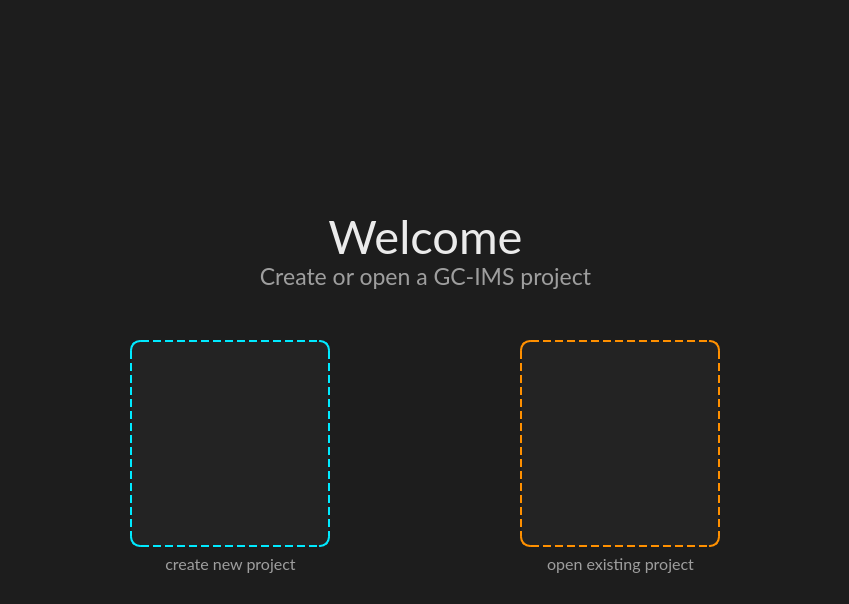
<?xml version="1.0" encoding="UTF-8"?>
<ui version="4.0">
 <class>StartUpWindow</class>
 <widget class="QWidget" name="StartUpWindow">
  <property name="geometry">
   <rect>
    <x>0</x>
    <y>0</y>
    <width>849</width>
    <height>604</height>
   </rect>
  </property>
  <property name="minimumSize">
   <size>
    <width>849</width>
    <height>604</height>
   </size>
  </property>
  <property name="maximumSize">
   <size>
    <width>849</width>
    <height>604</height>
   </size>
  </property>
  <property name="font">
   <font>
    <kerning>true</kerning>
   </font>
  </property>
  <property name="contextMenuPolicy">
   <enum>Qt::ContextMenuPolicy::NoContextMenu</enum>
  </property>
  <property name="windowTitle">
   <string>GC-IMS Suite</string>
  </property>
  <property name="windowIcon">
   <iconset>
    <normaloff>ui/_pics/logo_small.png</normaloff>ui/_pics/logo_small.png</iconset>
  </property>
  <property name="autoFillBackground">
   <bool>false</bool>
  </property>
  <property name="styleSheet">
   <string notr="true">background-color: rgb(29, 29, 29)</string>
  </property>
  <property name="locale">
   <locale language="English" country="Germany"/>
  </property>
  <widget class="QLabel" name="label_header">
   <property name="geometry">
    <rect>
     <x>0</x>
     <y>210</y>
     <width>851</width>
     <height>51</height>
    </rect>
   </property>
   <property name="font">
    <font>
     <family>Lato</family>
     <pointsize>35</pointsize>
     <kerning>true</kerning>
    </font>
   </property>
   <property name="styleSheet">
    <string notr="true">color: #ebebeb;</string>
   </property>
   <property name="text">
    <string>Welcome</string>
   </property>
   <property name="alignment">
    <set>Qt::AlignmentFlag::AlignCenter</set>
   </property>
  </widget>
  <widget class="QLabel" name="label_subheader">
   <property name="geometry">
    <rect>
     <x>0</x>
     <y>260</y>
     <width>851</width>
     <height>31</height>
    </rect>
   </property>
   <property name="font">
    <font>
     <family>Lato</family>
     <pointsize>17</pointsize>
     <kerning>true</kerning>
     <fontweight>Light</fontweight>
    </font>
   </property>
   <property name="styleSheet">
    <string notr="true">color: #9e9e9e;</string>
   </property>
   <property name="text">
    <string>Create or open a GC-IMS project</string>
   </property>
   <property name="alignment">
    <set>Qt::AlignmentFlag::AlignCenter</set>
   </property>
  </widget>
  <widget class="QLabel" name="label_logo_big">
   <property name="geometry">
    <rect>
     <x>0</x>
     <y>50</y>
     <width>851</width>
     <height>131</height>
    </rect>
   </property>
   <property name="text">
    <string/>
   </property>
   <property name="pixmap">
    <pixmap>ui/_pics/logo_big.png</pixmap>
   </property>
   <property name="alignment">
    <set>Qt::AlignmentFlag::AlignCenter</set>
   </property>
  </widget>
  <widget class="QPushButton" name="button_create">
   <property name="geometry">
    <rect>
     <x>130</x>
     <y>340</y>
     <width>200</width>
     <height>207</height>
    </rect>
   </property>
   <property name="font">
    <font>
     <family>Lato</family>
     <pointsize>120</pointsize>
     <kerning>true</kerning>
    </font>
   </property>
   <property name="cursor">
    <cursorShape>PointingHandCursor</cursorShape>
   </property>
   <property name="layoutDirection">
    <enum>Qt::LayoutDirection::LeftToRight</enum>
   </property>
   <property name="styleSheet">
    <string notr="true">QPushButton {
    border: 1.5px dashed #00eaff;
    background-color: #232323; 
    color: #00eaff;
    border-radius: 10px;
}
</string>
   </property>
   <property name="text">
    <string/>
   </property>
   <property name="icon">
    <iconset>
     <normaloff>ui/_pics/icons/add_blue.png</normaloff>ui/_pics/icons/add_blue.png</iconset>
   </property>
   <property name="iconSize">
    <size>
     <width>100</width>
     <height>100</height>
    </size>
   </property>
  </widget>
  <widget class="QPushButton" name="button_open">
   <property name="geometry">
    <rect>
     <x>520</x>
     <y>340</y>
     <width>200</width>
     <height>207</height>
    </rect>
   </property>
   <property name="font">
    <font>
     <family>Lato</family>
     <pointsize>120</pointsize>
     <kerning>true</kerning>
    </font>
   </property>
   <property name="cursor">
    <cursorShape>PointingHandCursor</cursorShape>
   </property>
   <property name="layoutDirection">
    <enum>Qt::LayoutDirection::LeftToRight</enum>
   </property>
   <property name="styleSheet">
    <string notr="true">QPushButton {
    border: 1.5px dashed #ff9000;
    background-color: #232323; 
    color: #ff9000;
    border-radius: 10px;
}
</string>
   </property>
   <property name="text">
    <string/>
   </property>
   <property name="icon">
    <iconset>
     <normaloff>ui/_pics/icons/folder-orange.png</normaloff>ui/_pics/icons/folder-orange.png</iconset>
   </property>
   <property name="iconSize">
    <size>
     <width>100</width>
     <height>100</height>
    </size>
   </property>
  </widget>
  <widget class="QLabel" name="label_create">
   <property name="geometry">
    <rect>
     <x>130</x>
     <y>550</y>
     <width>201</width>
     <height>28</height>
    </rect>
   </property>
   <property name="font">
    <font>
     <family>Lato</family>
     <pointsize>12</pointsize>
     <kerning>true</kerning>
     <fontweight>Light</fontweight>
    </font>
   </property>
   <property name="styleSheet">
    <string notr="true">color: #9e9e9e;</string>
   </property>
   <property name="text">
    <string>create new project</string>
   </property>
   <property name="alignment">
    <set>Qt::AlignmentFlag::AlignCenter</set>
   </property>
  </widget>
  <widget class="QLabel" name="label_open">
   <property name="geometry">
    <rect>
     <x>520</x>
     <y>550</y>
     <width>201</width>
     <height>28</height>
    </rect>
   </property>
   <property name="font">
    <font>
     <family>Lato</family>
     <pointsize>12</pointsize>
     <kerning>true</kerning>
     <fontweight>Light</fontweight>
    </font>
   </property>
   <property name="styleSheet">
    <string notr="true">color: #9e9e9e;</string>
   </property>
   <property name="text">
    <string>open existing project</string>
   </property>
   <property name="alignment">
    <set>Qt::AlignmentFlag::AlignCenter</set>
   </property>
  </widget>
 </widget>
 <resources/>
 <connections/>
</ui>
